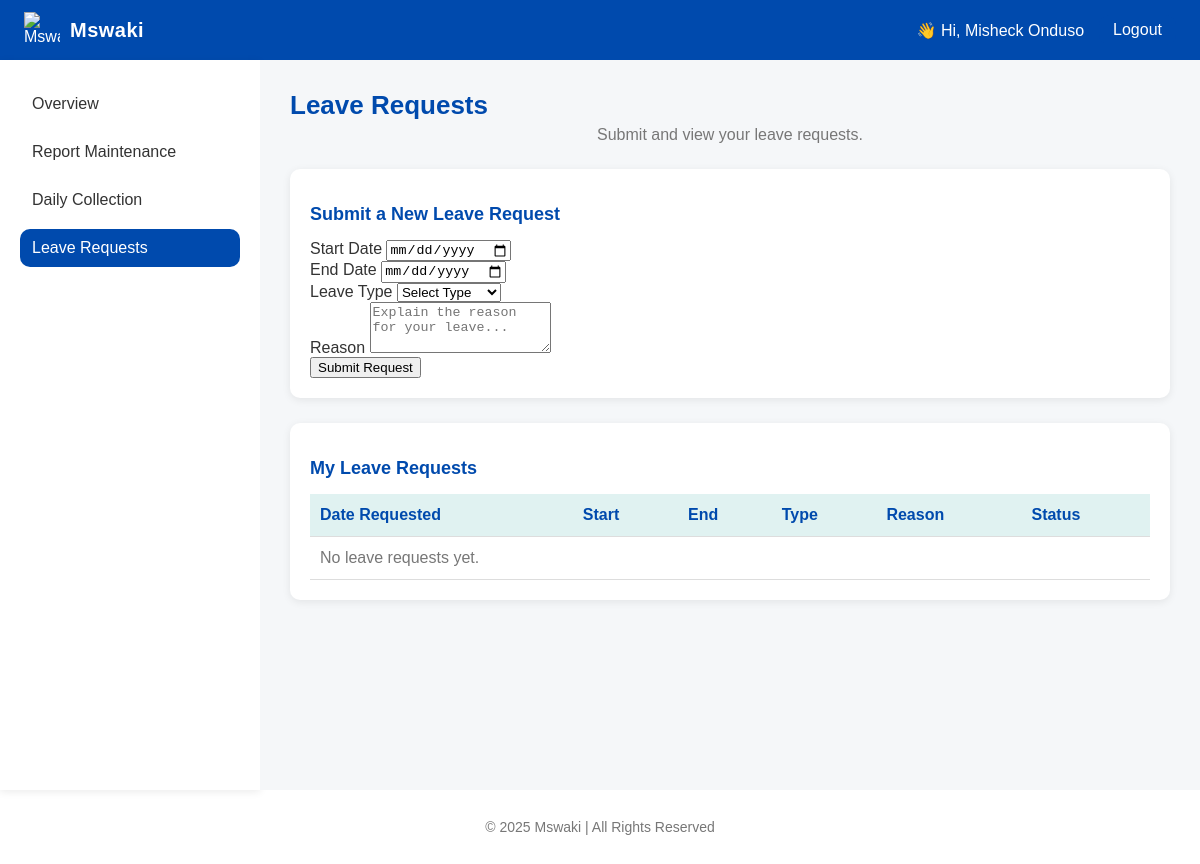
Page /driver/leave_requests (signed in) on the earlier database version.
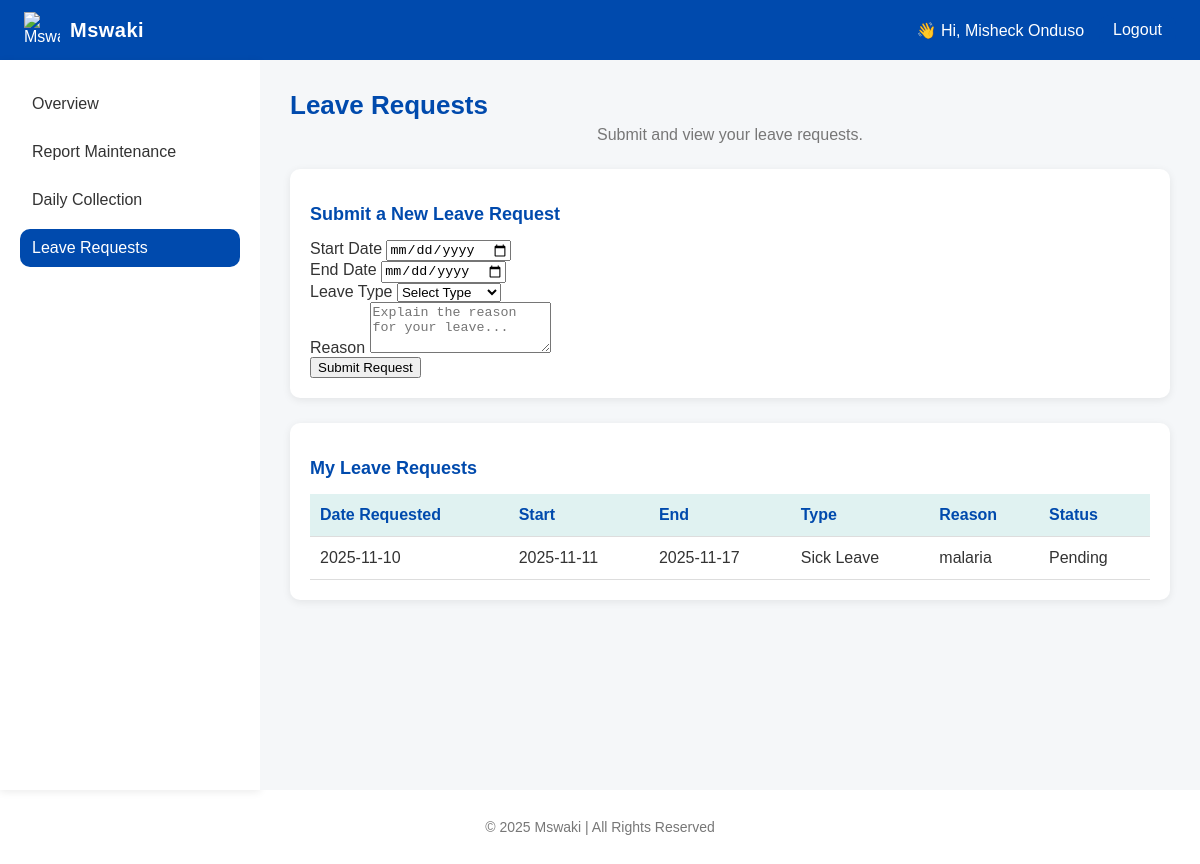
Same page on the later database version.
### mswaki/models.py (models this page shows, shortened)
class LeaveRequest(db.Model):
    __tablename__ = "leave_request"
    id = db.Column(db.Integer, primary_key=True)
    driver_id = db.Column(db.Integer, db.ForeignKey('user.id'), nullable=False)
    request_date = db.Column(db.Date, nullable=False, default=date.today)
    start_date = db.Column(db.Date, nullable=False)
    end_date = db.Column(db.Date, nullable=False)
    leave_type = db.Column(db.String(50), nullable=False)
    reason = db.Column(db.Text, nullable=False)
    status = db.Column(db.String(20), nullable=False, default="Pending")
    driver = db.relationship("User", backref="leave_requests", lazy=True)

### mswaki/routes.py (the view, shortened to what this page needs)
@routes.route('/driver/leave_requests', methods=['GET', 'POST'])
@login_required(role="driver")
def driver_leave_requests():
    driver_id = session.get("user_id")
    leave_requests = LeaveRequest.query.filter_by(driver_id=driver_id).order_by(
        LeaveRequest.request_date.desc()
    ).all()
    return render_template(
        "driver_leave_requests.html",
        leave_requests=leave_requests,
        today=date.today().isoformat()
    )

### mswaki/__init__.py (called while the page is built)
def create_app():
    app = Flask(__name__)
    app.config['SECRET_KEY'] = 'your-secret-key'  # Change this to an environment variable in production
    base_dir = os.path.abspath(os.path.dirname(__file__))
    db_path = os.path.join(base_dir, '..', 'instance', 'mswaki.db')
    app.config["SQLALCHEMY_DATABASE_URI"] = f"sqlite:///{db_path}"
    app.config["SQLALCHEMY_TRACK_MODIFICATIONS"] = False
    db.init_app(app)
    login_manager.init_app(app)
    login_manager.login_view = 'routes.login'  # Redirect here if user not logged in
    from mswaki.models import User  # Import here to avoid circular import
    @login_manager.user_loader
    def load_user(user_id):
        return User.query.get(int(user_id))
    from mswaki.routes import routes
    app.register_blueprint(routes)
    with app.app_context():
        db.create_all()
    return app

### mswaki/templates/driver_leave_requests.html (shortened to what this page needs)
{% extends "base.html" %}
{% block body_role %}driver{% endblock %}
{% block sidebar %}
<nav class="side-nav">
  <a href="{{ url_for('routes.driver_dashboard') }}" class="side-link">Overview</a>
  <a href="{{ url_for('routes.report_maintenance') }}" class="side-link">Report Maintenance</a>
  <a href="{{ url_for('routes.driver_daily_collection') }}" class="side-link">Daily Collection</a>
  <a href="{{ url_for('routes.driver_leave_requests') }}" class="side-link active">Leave Requests</a>
</nav>
{% endblock %}
{% block content %}
<header class="dashboard-header">
  <h1>Leave Requests</h1>
  <p class="muted">Submit and view your leave requests.</p>
</header>
<section class="card">
  <h2>Submit a New Leave Request</h2>
  <form method="POST" action="{{ url_for('routes.driver_leave_requests') }}" class="form-grid">
    <div class="form-group">
      <label for="start_date">Start Date</label>
      <input type="date" id="start_date" name="start_date" min="{{ today }}" required>
    </div>
    <div class="form-group">
      <label for="end_date">End Date</label>
      <input type="date" id="end_date" name="end_date" min="{{ today }}" required>
    </div>
    <div class="form-group">
      <label for="leave_type">Leave Type</label>
      <select id="leave_type" name="leave_type" required>
        <option value="">Select Type</option>
      </select>
    </div>
    <div class="form-group col-span-2">
      <label for="reason">Reason</label>
      <textarea id="reason" name="reason" rows="3" placeholder="Explain the reason for your leave..." required></textarea>
    </div>
    <button type="submit" class="btn primary mt-3">Submit Request</button>
  </form>
</section>
<section class="card mt-6">
  <h2>My Leave Requests</h2>
  <table class="table">
    <thead>
      <tr>
        <th>Date Requested</th>
        <th>Start</th>
        <th>End</th>
        <th>Type</th>
        <th>Reason</th>
        <th>Status</th>
      </tr>
    </thead>
    <tbody>
      {% for leave in leave_requests %}
      <tr>
        <td>{{ leave.request_date.strftime('%Y-%m-%d') }}</td>
        <td>{{ leave.start_date.strftime('%Y-%m-%d') }}</td>
        <td>{{ leave.end_date.strftime('%Y-%m-%d') }}</td>
        <td>{{ leave.leave_type }}</td>
        <td>{{ leave.reason }}</td>
        <td>
          {% if leave.status == 'Pending' %}
            <span class="badge warning">Pending</span>
          {% elif leave.status == 'Approved' %}
            <span class="badge success">Approved</span>
          {% else %}
            <span class="badge danger">Rejected</span>
          {% endif %}
        </td>
      </tr>
      {% else %}
      <tr><td colspan="6" class="muted">No leave requests yet.</td></tr>
      {% endfor %}
    </tbody>
  </table>
</section>
{% endblock %}

Differences in the rows shown:
added LeaveRequest: request_date "2025-11-10", start_date "2025-11-11", end_date "2025-11-17", leave_type "Sick Leave", reason "malaria", status "Pending"
Other differences:
text no longer shown: "No leave requests yet."
